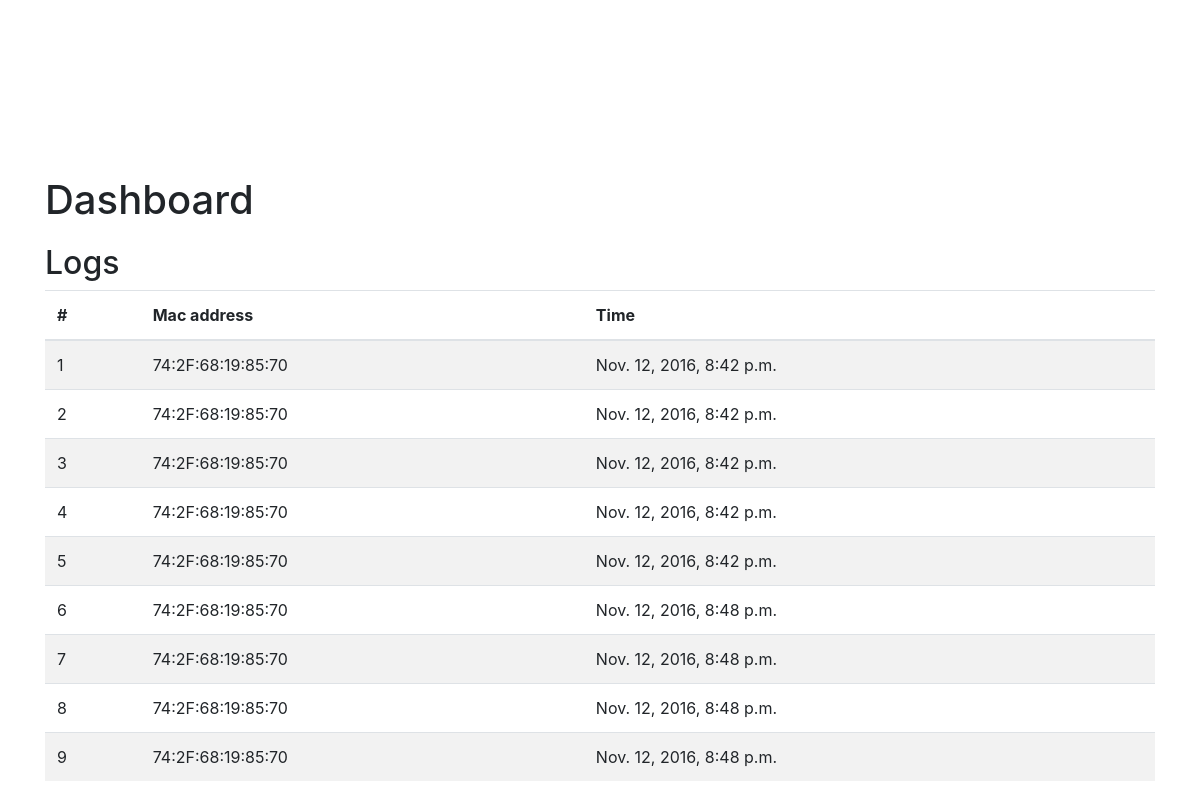
Before: / with the older database file.
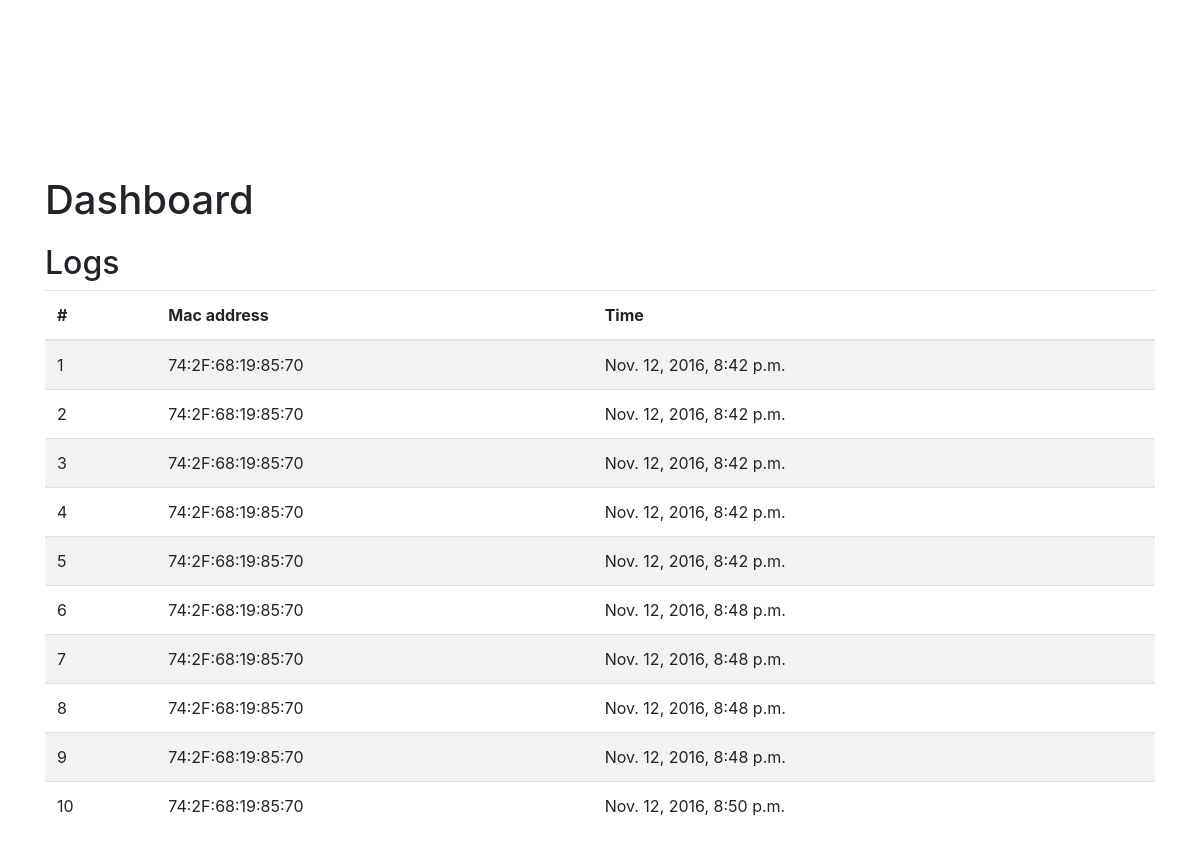
After: the same page with the newer database file.
### myapp/models.py (models this page shows)
class Object(models.Model):
    mac_address = models.CharField(max_length=200)
    date_time = models.DateTimeField()

### myapp/views.py (the view)
# urls.py: 2. Add a URL to urlpatterns:  url(r'^$', views.home, name='home')
def home(request):
    objects = Object.objects.all()
    return render(request, 'myapp/index.html', {'objects' : objects})

### myapp/templates/myapp/index.html (shortened to what this page needs)
<!DOCTYPE html>
<html lang="en">
<head>
    <link rel="stylesheet" href="https://maxcdn.bootstrapcdn.com/bootstrap/4.0.0-alpha.5/css/bootstrap.min.css"
>
</head>
<body>
<nav class="navbar navbar-dark navbar-fixed-top bg-inverse">
      <button type="button" class="navbar-toggler hidden-sm-up" data-toggle="collapse" data-target="#navbar" aria-expanded="false" aria-controls="navbar" aria-label="Toggle navigation"></button>
      <a class="navbar-brand" href="#">Watcher</a>
      <div id="navbar">
        <nav class="nav navbar-nav float-xs-left">
          <a class="nav-item nav-link" href="#">Dashboard</a>
          <a class="nav-item nav-link" href="#">Settings</a>
          <a class="nav-item nav-link" href="#">Profile</a>
          <a class="nav-item nav-link" href="#">Help</a>
        </nav>
      </div>
    </nav>
<div class="container">
  <div class="row">
      <div class="container-fluid">
      <div class="row">
        <div class="col-sm-12 main">
          <h1>Dashboard</h1>
          <h2 style="margin-top: 20px">Logs</h2>
          <div class="table-responsive">
            <table class="table table-striped">
              <thead>
                <tr>
                  <th>#</th>
                  <th>Mac address</th>
                  <th>Time</th>
                </tr>
              </thead>
              <tbody>
                {% for object in objects %}
                    <tr>
                      <td>{{ object.id }}</td>
                      <td>{{ object.mac_address }}</td>
                      <td>{{ object.date_time }}</td>
                    </tr>
                {% endfor %}
              </tbody>
            </table>
          </div>
        </div>
      </div>
    </div>
  </div>
</div>
</body>
</html>

Changed rows visible on the page:
added Object: id "10", mac_address "74:2F:68:19:85:70", date_time "Nov. 12, 2016, 8:50 p.m."
